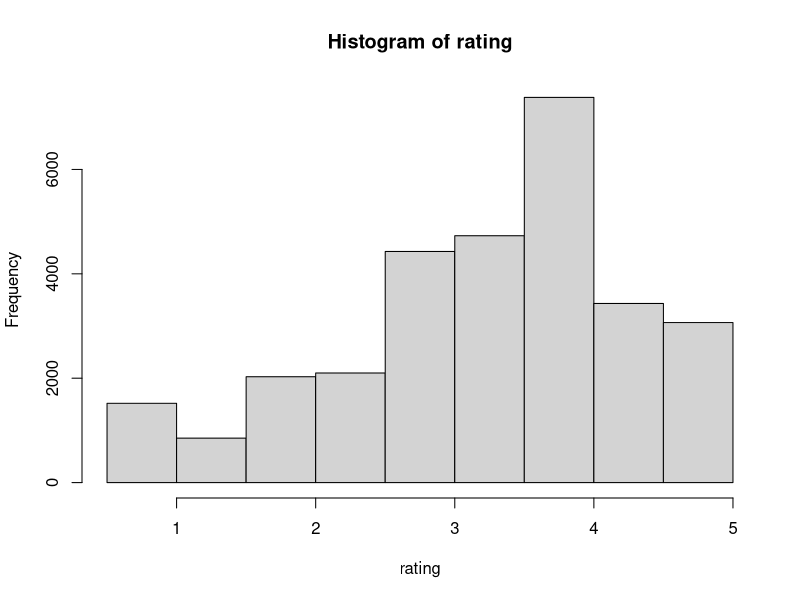
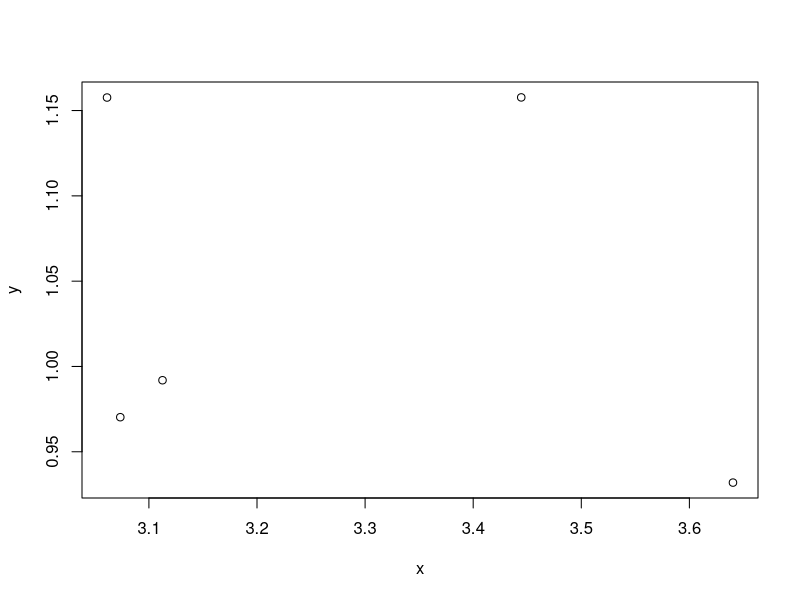

Recreate these plots in R, in order.
## ---- chunk 1
knitr::opts_chunk$set(echo = TRUE)
## ---- chunk 2
  library(dslabs)
  library(tidyverse)
  data(movielens)
## ---- chunk 3
movie_new = movielens %>%
  select(movieId, title, year, genres, rating) %>%
  filter(year >= 2000)
head(movie_new, 10)
## ---- chunk 4
movie_new %>% filter(movieId == "85367")
## ---- chunk 5
names(movie_new)
length(movie_new$title)
## ---- chunk 6
rating = movie_new$rating
hist(rating)
## ---- chunk 7
movie_new %>%
  filter (genres == "Thriller" & year >= 2010 & year <= 2015) %>%
  arrange(desc(rating)) %>%
  head(10)
## ---- chunk 8
category = ifelse (movie_new$rating <= 2.5, "Buruk",
            ifelse (movie_new$rating == 5.0, "Sempurna",
              ifelse (movie_new$rating > 2.5 & movie_new$rating < 5.0, "Biasa", NA)
              )
            )

head(category)
## ---- chunk 9
movie_new = mutate(movie_new, category)
movie_new %>%
  filter (genres == "Comedy" & category == "Sempurna") %>%
  arrange(desc(year)) %>%
head(5)
## ---- chunk 10
data_no9 =
movie_new %>%
group_by(genres) %>%
  filter(genres=="Action" | genres=="Drama" | genres=="Thriller" | genres=="Comedy" | genres=="Animation") %>%
  summarise(rata_rata=mean(rating), standar_deviasi=sd(rating))

data_no9
## ---- chunk 11
x <- data_no9$rata_rata
y <- data_no9$standar_deviasi
plot(x, y)
